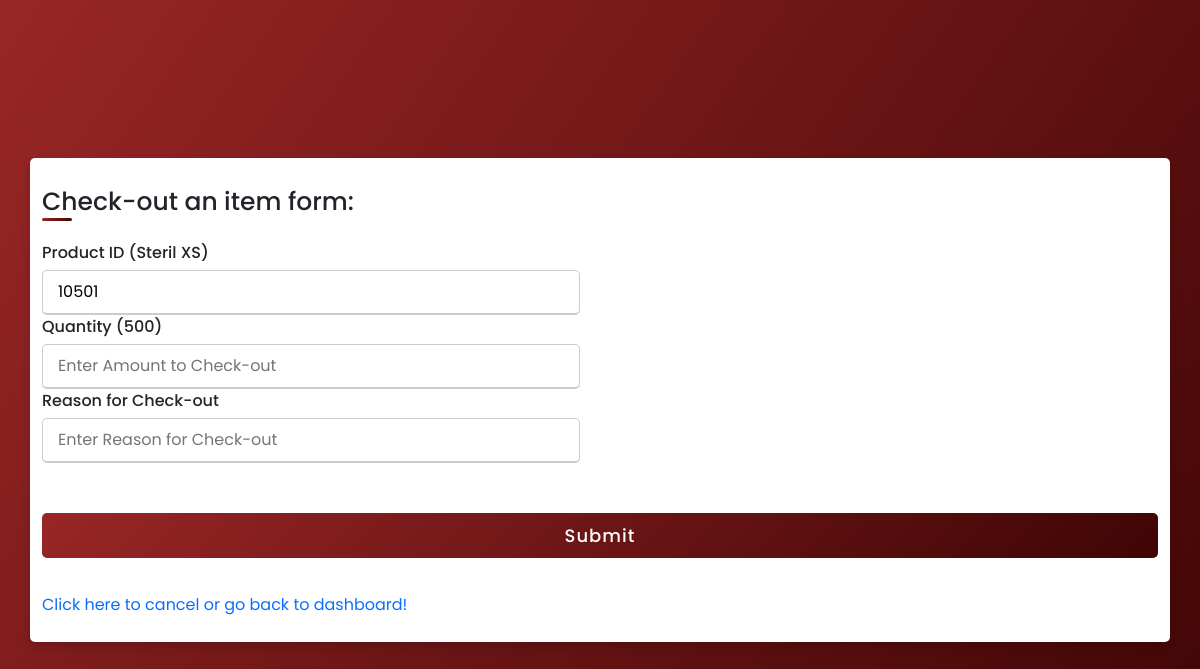
Page /user/Inventory/Check_Out_Check/1 (signed in) on the earlier database version.
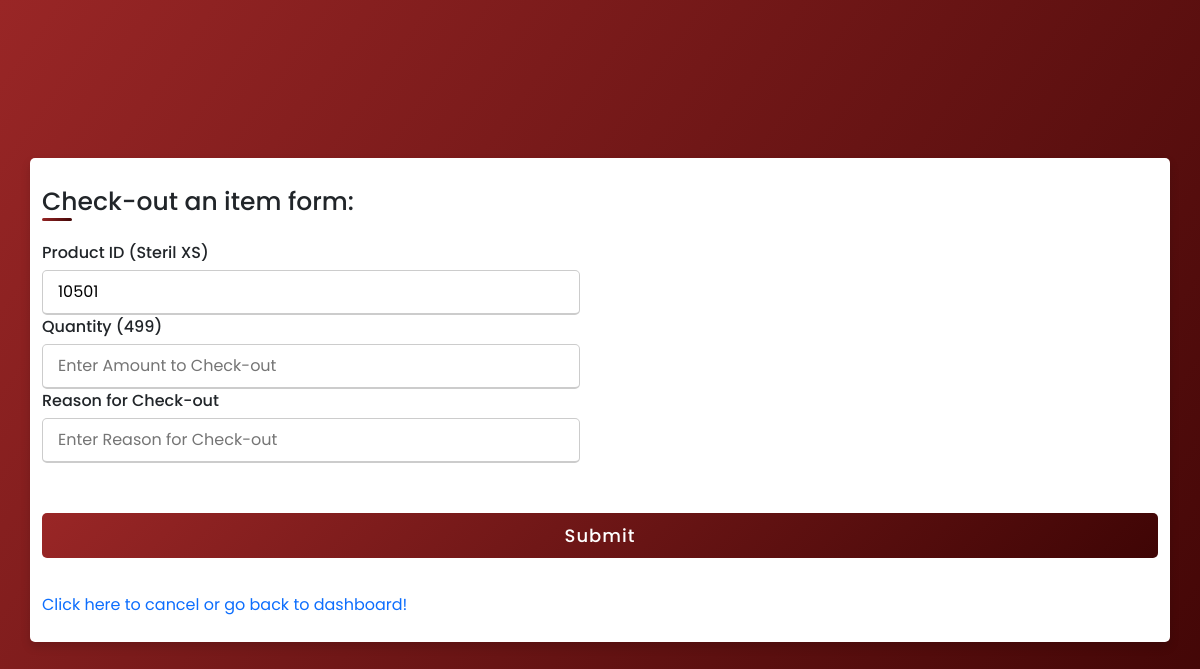
Same page on the later database version.
### website/models.py (models this page shows)
class Inventory(db.Model):
    id = db.Column(db.Integer, primary_key=True)
    product_id = db.Column(db.String(5), unique=True)
    product_name = db.Column(db.String(26))
    date_added = db.Column(db.DateTime(timezone=True), default=func.now())
    desc=db.Column(db.String(200))
    i_loc=db.Column(db.String(200))
    quantity= db.Column(db.Integer)
    group= db.Column(db.String(26))
    subgroup=db.Column(db.String(26))
    dispose=db.Column(db.Boolean)
    tracklow=db.Column(db.Boolean)
    lownum=db.Column(db.Integer)
    Creator = db.Column(db.Integer, db.ForeignKey('user.id', ondelete="CASCADE"),nullable=False) ##foreign key relationship //id of who added it.

### website/views.py (the view)
@views.route("/user/Inventory/Check_Out_Check/<id>")
@login_required
def check_out_check(id):
    if session.get("id",None) is not None:
        product = Inventory.query.filter_by(id = id).first()
        return render_template("Check-out.html",user=current_user, data = product)
    else:
        flash("You do not have access to this page!", category="error")
        return redirect(url_for('views.home'))

### website/templates/Check-out.html (shortened to what this page needs)
<!DOCTYPE html>
<html lang="en" dir="ltr">
  <head>
    <link rel= "stylesheet" type= "text/css" href= "{{ url_for('static',filename='styles1.css') }}">
    <link href="https://cdn.jsdelivr.net/npm/bootstrap@5.1.3/dist/css/bootstrap.min.css" rel="stylesheet">
   </head>
<body>
  {% if session['id'] and user.is_authenticated%}
  <div class="container">
    <div class="title">Check-out an item form:</div>
    <div class="content">
      <form action="/user/Inventory/Check_out" method="POST">
         <div class="user-details">
          {% if data %}
          <div class="input-box">
            <span class="details">Product ID ({{data.product_name}})</span>
            <input type="text" id="product_id" name ="product_id" placeholder={{data.product_id}} value={{data.product_id}} required readonly>
            <span class="details">Quantity ({{data.quantity}})</span>
            <input type="number"  id="quantity" name ="quantity" placeholder="Enter Amount to Check-out" required min="1" max={{data.quantity}}>
            <span class="details">Reason for Check-out</span>
            <input type="text" id="reason" name ="reason" placeholder="Enter Reason for Check-out" required>
          </div>
          {% endif %}
        </div>
        <div class="button">
          <input type="submit" name="submit_button" value="Submit">
        </div>
        <div>
            <a style="text-decoration:none" style="align-items:center" href="{{url_for('views.user')}}">Click here to cancel or go back to dashboard!</a>
        </div>
      </form>
    </div>
  </div>
</body>
{% endif %}
</html>

Differences in the rows shown:
changed Inventory "Steril XS": quantity "500" → "499"
